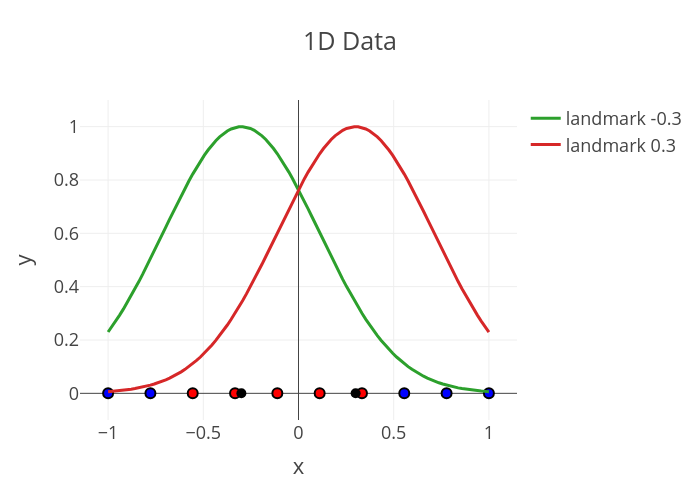

Notebook cell for this chart:
### Code cell
def gaussian_rbf(x, landmark, gamma):
    return np.exp(-gamma * np.linalg.norm(x - landmark, axis=1)**2)

gamma = 3

x1 = np.linspace(-1, 1, 100).reshape(-1, 1)
x2 = gaussian_rbf(x1, -0.3, gamma)
x3 = gaussian_rbf(x1, 0.3, gamma)

fig = px.scatter(x=X1d, y=np.zeros(10), color=y1d, title='1D Data', width=700, height=500, color_continuous_scale='Bluered')
fig.update_traces(marker_size=10, marker_line_width=2, marker_line_color='black')
fig.update_coloraxes(showscale=False)
fig.update_yaxes( range=[-0.1, 1.1])

# plot landmarks
fig.add_trace(go.Scatter(x=[-0.3, 0.3], y=[0, 0], mode='markers', marker=dict(color='black', size=10), showlegend=False))

# plot the bell shaped curves
fig.add_trace(go.Scatter(x=x1.reshape(-1), y=x2, mode='lines', name='landmark -0.3'))
fig.add_trace(go.Scatter(x=x1.reshape(-1), y=x3, mode='lines', name='landmark 0.3'))
